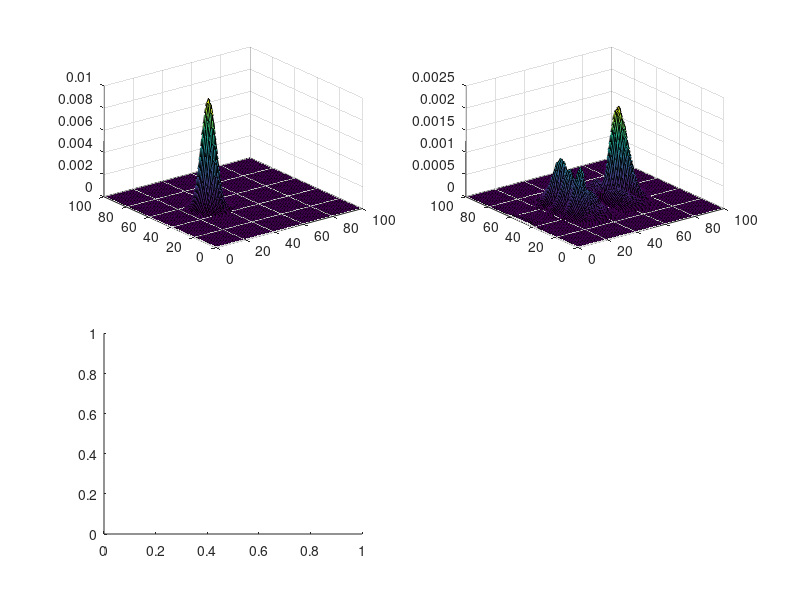

Here is the MATLAB script that generated this plot: (Note: this script raises an error after producing the figure.)
% clear; clc;
I = 0.0 + 1.0i;
psi_re_test = load("psi_re.txt");
psi_im_test = load("psi_im.txt");
psi_new_re_test = load("psi_new_re.txt");
psi_new_im_test = load("psi_new_im.txt");
psi_test = abs(psi_re_test + psi_im_test * I);
psi_new_test = abs(psi_new_re_test + psi_new_im_test * I);

[X, Y] = meshgrid(1:100,1:100);
figure(1);
subplot(2,2,1);
surf(X', Y', psi_test);
subplot(2,2,2);
surf(X', Y', psi_new_test);
subplot(2,2,3);
surf(X', Y', abs(psi));
subplot(2,2,4);
surf(X', Y', abs(psi_new));

diff = psi_new_test - psi_new;
sqrt(sum(sum(abs(diff).^2))/10000)
